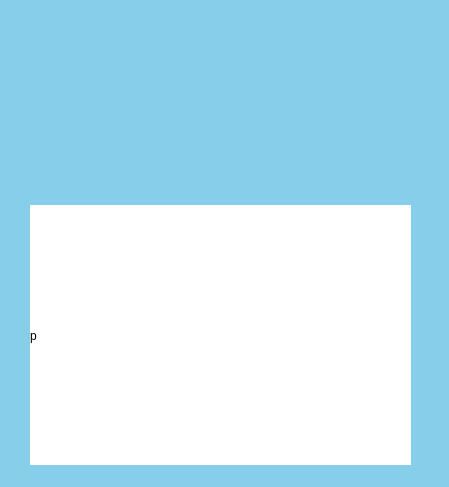
<?xml version="1.0" encoding="UTF-8"?>
<ui version="4.0">
 <class>MainWindow</class>
 <widget class="QMainWindow" name="MainWindow">
  <property name="geometry">
   <rect>
    <x>0</x>
    <y>0</y>
    <width>449</width>
    <height>487</height>
   </rect>
  </property>
  <property name="windowTitle">
   <string>MainWindow</string>
  </property>
  <property name="styleSheet">
   <string notr="true">background-color:skyblue</string>
  </property>
  <widget class="QWidget" name="centralwidget">
   <widget class="QLabel" name="label">
    <property name="geometry">
     <rect>
      <x>30</x>
      <y>205</y>
      <width>381</width>
      <height>261</height>
     </rect>
    </property>
    <property name="styleSheet">
     <string notr="true">background-color:white</string>
    </property>
    <property name="text">
     <string>p</string>
    </property>
    <property name="margin">
     <number>33</number>
    </property>
   </widget>
   <widget class="QLabel" name="label_2">
    <property name="geometry">
     <rect>
      <x>140</x>
      <y>20</y>
      <width>161</width>
      <height>151</height>
     </rect>
    </property>
    <property name="text">
     <string/>
    </property>
    <property name="pixmap">
     <pixmap>contacts-512.png</pixmap>
    </property>
    <property name="scaledContents">
     <bool>true</bool>
    </property>
   </widget>
  </widget>
  <widget class="QStatusBar" name="statusbar"/>
 </widget>
 <resources/>
 <connections/>
</ui>
